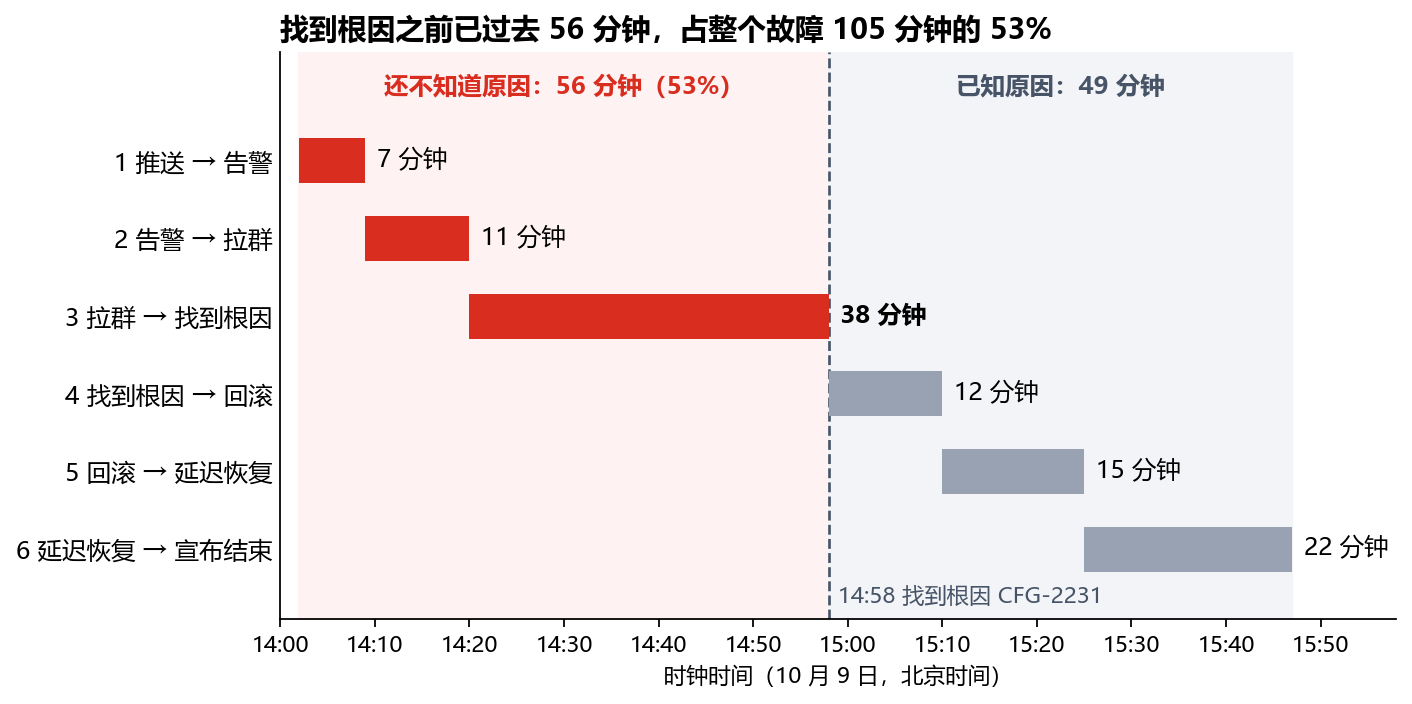

Write the Python code that produced this figure.
"""Draws time-breakdown.png: where the 105 minutes of the 9 October order incident went.

Data: timeline.md (14:02 push, 14:09 alert, 15:10 rollback, 15:25 latency normal, 15:47 declared over)
and chat-log.txt (14:20 incident group created, 14:58 CFG-2231 found). Phase minutes are end minus start.
Run:  python time-breakdown.py     (needs matplotlib; Microsoft YaHei or SimHei for the Chinese labels)
Output: time-breakdown.png next to this script.
"""
from pathlib import Path

import matplotlib

matplotlib.use("Agg")
import matplotlib.pyplot as plt

plt.rcParams["font.sans-serif"] = ["Microsoft YaHei", "SimHei", "Noto Sans CJK SC", "DejaVu Sans"]
plt.rcParams["axes.unicode_minus"] = False


def minutes(hhmm):
    h, m = hhmm.split(":")
    return int(h) * 60 + int(m)


T0 = minutes("14:00")
CAUSE_FOUND = minutes("14:58") - T0
PHASES = [
    ("1 推送 → 告警", "14:02", "14:09"),
    ("2 告警 → 拉群", "14:09", "14:20"),
    ("3 拉群 → 找到根因", "14:20", "14:58"),
    ("4 找到根因 → 回滚", "14:58", "15:10"),
    ("5 回滚 → 延迟恢复", "15:10", "15:25"),
    ("6 延迟恢复 → 宣布结束", "15:25", "15:47"),
]
RED, GREY = "#D92D20", "#98A2B3"

start, end = minutes(PHASES[0][1]) - T0, minutes(PHASES[-1][2]) - T0
before = CAUSE_FOUND - start
after = end - CAUSE_FOUND
total = end - start

fig, ax = plt.subplots(figsize=(9, 4.6), dpi=160)
ax.axvspan(start, CAUSE_FOUND, color="#FEF3F2", zorder=0)
ax.axvspan(CAUSE_FOUND, end, color="#F2F4F7", zorder=0)
for i, (name, a, b) in enumerate(PHASES):
    s, e = minutes(a) - T0, minutes(b) - T0
    ax.barh(i, e - s, left=s, height=0.58, color=RED if i < 3 else GREY, zorder=2)
    ax.text(e + 1.2, i, "%d 分钟" % (e - s), va="center", ha="left", fontsize=11,
            fontweight="bold" if i == 2 else "normal", zorder=3)

ax.axvline(CAUSE_FOUND, color="#475467", lw=1.2, ls="--", zorder=1)
ax.text(start + before / 2, -0.95, "还不知道原因：%d 分钟（%d%%）" % (before, round(before / total * 100)),
        ha="center", va="center", fontsize=11, color=RED, fontweight="bold")
ax.text(CAUSE_FOUND + after / 2, -0.95, "已知原因：%d 分钟" % after,
        ha="center", va="center", fontsize=11, color="#475467", fontweight="bold")
ax.text(CAUSE_FOUND + 1, 5.62, "14:58 找到根因 CFG-2231", fontsize=10, color="#475467", va="center")

ax.set_yticks(range(len(PHASES)))
ax.set_yticklabels([p[0] for p in PHASES], fontsize=11)
ax.set_ylim(5.9, -1.4)
ticks = list(range(0, 111, 10))
ax.set_xticks(ticks)
ax.set_xticklabels(["%d:%02d" % (14 + t // 60, t % 60) for t in ticks], fontsize=10)
ax.set_xlim(0, 118)
ax.set_xlabel("时钟时间（10 月 9 日，北京时间）", fontsize=10)
ax.set_title("找到根因之前已过去 %d 分钟，占整个故障 %d 分钟的 %d%%" % (before, total, round(before / total * 100)),
             loc="left", fontsize=13, fontweight="bold")
ax.spines[["top", "right"]].set_visible(False)
ax.tick_params(axis="y", length=0)

out = Path(__file__).with_suffix(".png")
fig.savefig(out, bbox_inches="tight", facecolor="white")
print("wrote", out.name)
